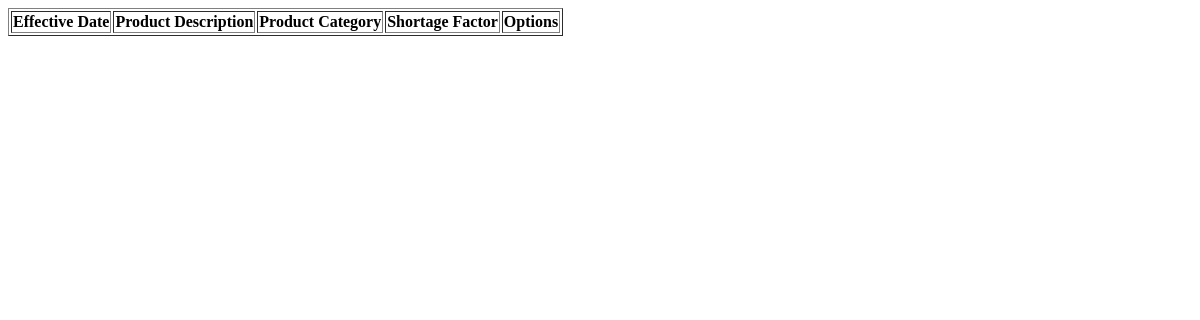
Before: /masters/short_master_view.php (signed in) with the older database file.
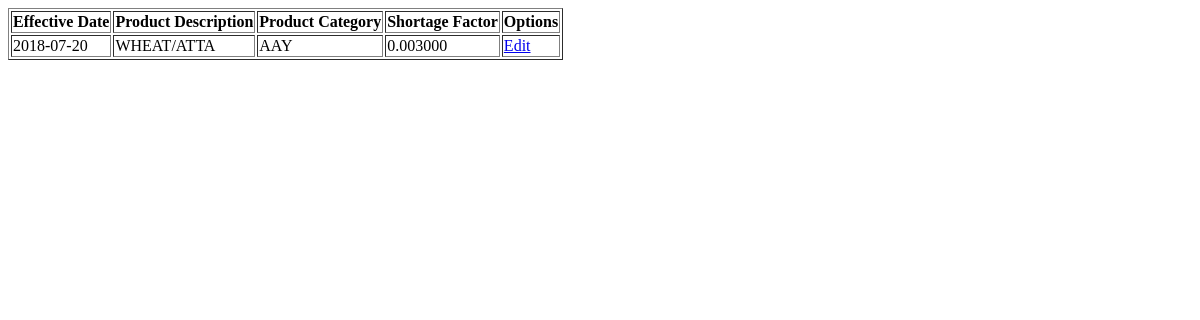
After: the same page with the newer database file.
### tables this page shows
CREATE TABLE `m_shortage` (
  `effective_dt` date NOT NULL,
  `prod_desc` varchar(100) NOT NULL,
  `prod_type` varchar(20) NOT NULL,
  `prod_catg` varchar(20) NOT NULL,
  `short_flag` varchar(1) NOT NULL,
  `short_factor` decimal(10,6) NOT NULL DEFAULT '0.000000',
  `created_by` varchar(50) DEFAULT NULL,
  `created_dt` datetime DEFAULT NULL,
  `modified_by` varchar(50) DEFAULT NULL,
  `modified_dt` datetime DEFAULT NULL
);

### masters/short_master_view.php (the view, shortened to what this page needs)
<?php
        require("../session.php");
	$rtv="select effective_dt,prod_desc,prod_type,prod_catg,short_flag,short_factor from m_shortage";
	$result=mysqli_query($db_connect,$rtv);
?>
<html>
<head>
<head>
<body>
	<table border="1">
		<tr>
                	<th>Effective Date</th>
			<th>Product Description</th>
			<th>Product Category</th>
			<th>Shortage Factor</th>
                        <th>Options</th>
                </tr>
		<?php
			if($result){
                		if(mysqli_num_rows($result) > 0){
                        		while($rtv_data=mysqli_fetch_assoc($result)){
                                		$eftdt=$rtv_data['effective_dt'];
						$proddesc=$rtv_data['prod_desc'];
						$prodcatg=$rtv_data['prod_catg'];
						$shtftr=$rtv_data['short_factor'];
		?>
						<tr>
						    <td><?php echo $eftdt; ?></td>
						    <td><?php echo $proddesc; ?></td>
						    <td><?php echo $prodcatg; ?></td>
						    <td><?php echo $shtftr; ?></td>
						    <td><a href="../edit/short_master_edit.php?sl_no=<?php echo $slno; ?>" >Edit</td>
						</tr>
		<?php
                                		}
                			}
        		}
		?>
        </table>
</body>
</html>

Changed rows visible on the page:
added m_shortage: effective_dt "2018-07-20", prod_desc "WHEAT/ATTA", prod_catg "AAY", short_factor "0.003000"
